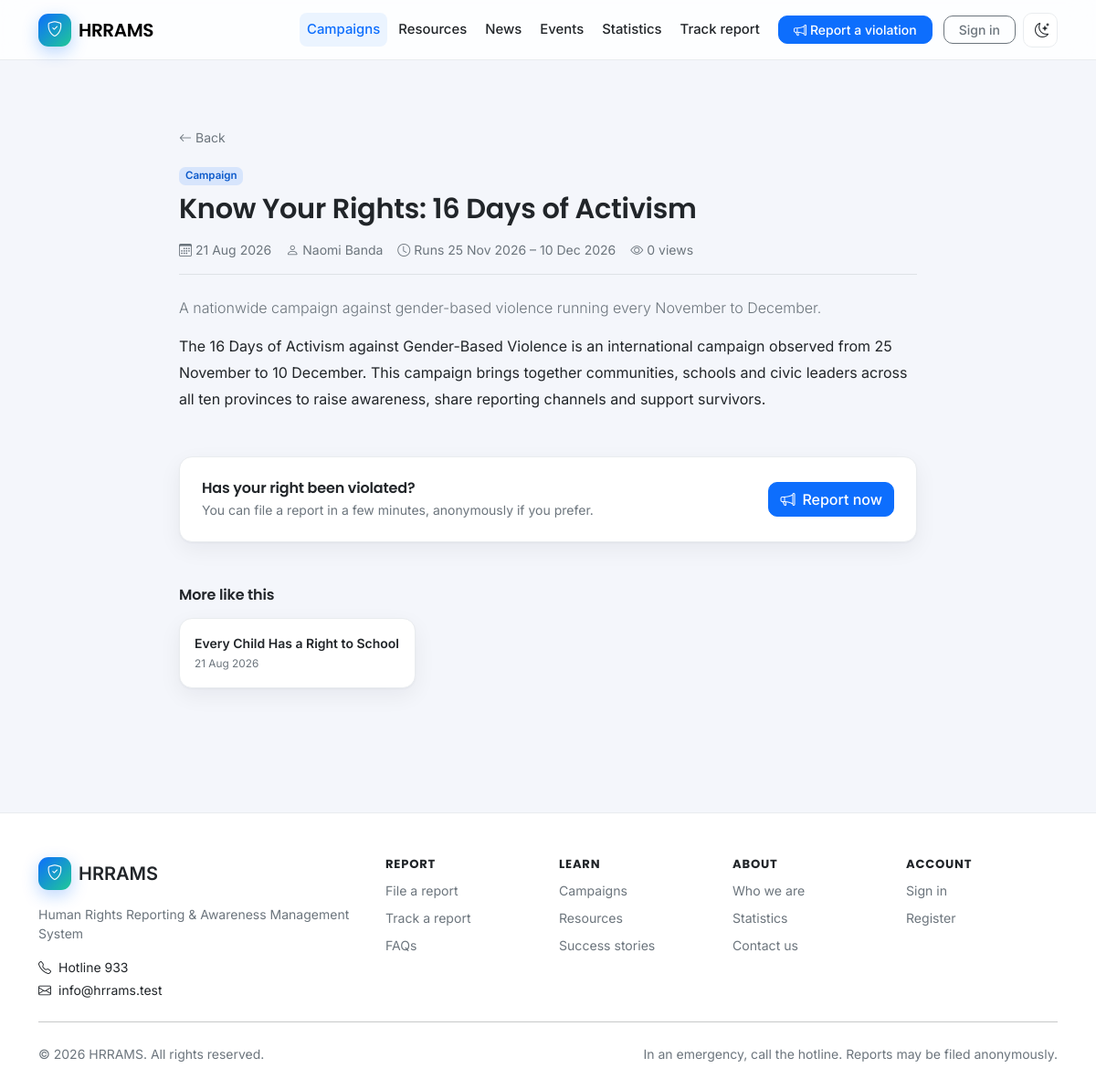
Screenshot of /campaigns/know-your-rights-16-days with the database file from the repository.
### tables this page shows
CREATE TABLE awareness_campaigns (
  id            BIGINT UNSIGNED AUTO_INCREMENT PRIMARY KEY,
  title         VARCHAR(200) NOT NULL,
  slug          VARCHAR(220) NOT NULL,
  type          ENUM('campaign','news','article','success_story','newsletter') NOT NULL DEFAULT 'campaign',
  summary       VARCHAR(500) NULL,
  body          MEDIUMTEXT   NULL,
  cover_path    VARCHAR(255) NULL,
  status        ENUM('draft','published','archived') NOT NULL DEFAULT 'draft',
  starts_on     DATE         NULL,
  ends_on       DATE         NULL,
  views         INT UNSIGNED NOT NULL DEFAULT 0,
  published_at  DATETIME     NULL,
  created_at    DATETIME     NOT NULL DEFAULT CURRENT_TIMESTAMP,
  updated_at    DATETIME     NULL ON UPDATE CURRENT_TIMESTAMP,
  created_by    INT UNSIGNED NULL,
  updated_by    INT UNSIGNED NULL,
  deleted_at    DATETIME     NULL,
  UNIQUE KEY uq_camp_slug (slug),
  KEY idx_camp_status_type (status, type),
  CONSTRAINT fk_camp_by FOREIGN KEY (created_by) REFERENCES users(id) ON DELETE SET NULL
);

CREATE TABLE settings (
  id            INT UNSIGNED AUTO_INCREMENT PRIMARY KEY,
  skey          VARCHAR(100) NOT NULL,
  svalue        TEXT         NULL,
  stype         ENUM('string','int','bool','json') NOT NULL DEFAULT 'string',
  group_name    VARCHAR(60)  NOT NULL DEFAULT 'general',
  created_at    DATETIME     NOT NULL DEFAULT CURRENT_TIMESTAMP,
  updated_at    DATETIME     NULL ON UPDATE CURRENT_TIMESTAMP,
  updated_by    INT UNSIGNED NULL,
  deleted_at    DATETIME     NULL,
  UNIQUE KEY uq_settings_key (skey)
);

### app/Views/awareness/show.php (the view, shortened to what the rows shown need)
<section class="section">
  <div class="container" style="max-width:52rem">
    <a href="<?= e(url($item['type'] === 'news' ? 'news' : ($item['type'] === 'success_story' ? 'stories' : 'campaigns'))) ?>"
       class="small text-muted"><i class="bi bi-arrow-left me-1"></i>Back</a>
    <article class="mt-3">
      <span class="badge badge-soft bg-primary mb-2"><?= e(statusLabel((string)$item['type'])) ?></span>
      <h1 class="section-title fw-semibold mb-3"><?= e($item['title']) ?></h1>
      <div class="d-flex flex-wrap gap-3 text-muted small mb-4 pb-3 border-bottom">
        <span><i class="bi bi-calendar3 me-1"></i><?= e(d($item['published_at'] ?: $item['created_at'])) ?></span>
        <?php if ($item['author']): ?>
          <span><i class="bi bi-person me-1"></i><?= e($item['author']) ?></span>
        <?php endif; ?>
        <?php if ($item['starts_on']): ?>
          <span>
            <i class="bi bi-clock me-1"></i>Runs <?= e(d($item['starts_on'])) ?>
            <?= $item['ends_on'] ? ' – ' . e(d($item['ends_on'])) : '' ?>
          </span>
        <?php endif; ?>
        <span><i class="bi bi-eye me-1"></i><?= e(number_format((int)$item['views'])) ?> views</span>
      </div>
      <?php if ($item['summary']): ?>
        <p class="lead fs-6 text-muted"><?= e($item['summary']) ?></p>
      <?php endif; ?>
      <div class="mt-3" style="line-height:1.8">
        <?php if ($item['body']): ?>
          <?= safeHtml(nl2br(e($item['body']))) ?>
        <?php else: ?>
          <p class="text-muted small">No further detail has been published for this item.</p>
        <?php endif; ?>
      </div>
    </article>
    <div class="card p-4 mt-5">
      <div class="row g-3 align-items-center">
        <div class="col-md-8">
          <h2 class="h6 fw-semibold mb-1">Has your right been violated?</h2>
          <p class="text-muted small mb-0">
            You can file a report in a few minutes, anonymously if you prefer.
          </p>
        </div>
        <div class="col-md-4 text-md-end">
          <a href="<?= e(url('report')) ?>" class="btn btn-primary">
            <i class="bi bi-megaphone me-2"></i>Report now
          </a>
        </div>
      </div>
    </div>
    <?php if ($related !== []): ?>
      <h2 class="h6 fw-semibold mt-5 mb-3">More like this</h2>
      <div class="row g-3">
        <?php foreach ($related as $other): ?>
          <div class="col-md-4">
            <a class="card card-hover h-100 p-3 text-reset" href="<?= e(url('campaigns/' . $other['slug'])) ?>">
              <div class="fw-semibold small mb-1"><?= e(excerpt($other['title'], 54)) ?></div>
              <div class="text-muted fs-tiny"><?= e(d($other['published_at'] ?: $other['created_at'])) ?></div>
            </a>
          </div>
        <?php endforeach; ?>
      </div>
    <?php endif; ?>
  </div>
</section>

### app/Core/Router.php (shortened to what the rows shown need)
<?php
final class Router
{
    private array $routes = ['GET' => [], 'POST' => [], 'PUT' => [], 'PATCH' => [], 'DELETE' => []];
    private function add(string $method, string $pattern, array $handler, array $middleware): void
    {
        $this->routes[$method][] = [
            'pattern'    => '/' . trim($pattern, '/'),
            'handler'    => $handler,
            'middleware' => $middleware,
        ];
    }
    public function dispatch(): void
    {
        $method = Request::method();
        $path   = Request::path();
        foreach ($this->routes[$method] ?? [] as $route) {
            $params = $this->match($route['pattern'], $path);
            if ($params === null) {
                continue;
            }
            [$class, $action] = $route['handler'];
            (new $fqcn())->{$action}(...array_values($params));
            return;
        }
    }
    private function match(string $pattern, string $path): ?array
    {
        $pSeg = explode('/', trim($pattern, '/'));
        $uSeg = explode('/', trim($path, '/'));
        if (count($pSeg) !== count($uSeg)) {
            return null;
        }
        $params = [];
        foreach ($pSeg as $i => $segment) {
            if (str_starts_with($segment, '{') && str_ends_with($segment, '}')) {
                $params[trim($segment, '{}')] = $uSeg[$i];
                continue;
            }
            if ($segment !== $uSeg[$i]) {
                return null;
            }
        }
        return $params;
    }
}

### app/Views/layouts/public.php (shortened to what the rows shown need)
<?php
$siteName = (string)Setting::get('site_name', 'HRRAMS');
?>
<!doctype html>
<html lang="en" data-bs-theme="light">
<head>
<link href="https://cdn.jsdelivr.net/npm/bootstrap@5.3.3/dist/css/bootstrap.min.css" rel="stylesheet">
<link href="https://cdn.jsdelivr.net/npm/bootstrap-icons@1.11.3/font/bootstrap-icons.min.css" rel="stylesheet">
<link href="<?= e(asset('css/app.css')) ?>" rel="stylesheet">
</head>
<body class="site-public">
<nav class="navbar navbar-expand-lg site-nav sticky-top">
  <div class="container">
    <a class="navbar-brand d-flex align-items-center gap-2" href="<?= e(url('/')) ?>">
      <span class="brand-mark"><i class="bi bi-shield-check"></i></span>
      <span class="brand-text"><?= e($siteName) ?></span>
    </a>
    <div class="collapse navbar-collapse" id="nav">
      <ul class="navbar-nav ms-auto align-items-lg-center gap-lg-1">
        <li class="nav-item"><a class="nav-link<?= activeIf('campaigns') ?>" href="<?= e(url('campaigns')) ?>">Campaigns</a></li>
        <li class="nav-item"><a class="nav-link<?= activeIf('resources') ?>" href="<?= e(url('resources')) ?>">Resources</a></li>
        <li class="nav-item"><a class="nav-link<?= activeIf('news') ?>" href="<?= e(url('news')) ?>">News</a></li>
        <li class="nav-item"><a class="nav-link<?= activeIf('events') ?>" href="<?= e(url('events')) ?>">Events</a></li>
        <li class="nav-item"><a class="nav-link<?= activeIf('statistics') ?>" href="<?= e(url('statistics')) ?>">Statistics</a></li>
        <li class="nav-item"><a class="nav-link<?= activeIf('track') ?>" href="<?= e(url('track')) ?>">Track report</a></li>
        <li class="nav-item ms-lg-2">
          <a class="btn btn-primary btn-sm px-3" href="<?= e(url('report')) ?>">
            <i class="bi bi-megaphone me-1"></i>Report a violation
          </a>
        </li>
        <?php if (Auth::check()): ?>
          <li class="nav-item ms-lg-2">
            <a class="btn btn-outline-secondary btn-sm px-3" href="<?= e(url(Auth::homeRoute())) ?>">
              <i class="bi bi-speedometer2 me-1"></i>My area
            </a>
          </li>
        <?php else: ?>
          <li class="nav-item ms-lg-2">
            <a class="btn btn-outline-secondary btn-sm px-3" href="<?= e(url('login')) ?>">Sign in</a>
          </li>
        <?php endif; ?>
        <li class="nav-item ms-lg-1">
          <button class="btn btn-icon" type="button" id="themeToggle" aria-label="Toggle dark mode">
            <i class="bi bi-moon-stars"></i>
          </button>
        </li>
      </ul>
    </div>
  </div>
</nav>
<main id="main">
  <?= $content ?>
</main>
<footer class="site-footer">
  <div class="container">
    <div class="row g-4">
      <div class="col-lg-4">
        <div class="d-flex align-items-center gap-2 mb-3">
          <span class="brand-mark"><i class="bi bi-shield-check"></i></span>
          <span class="fw-semibold fs-5"><?= e($siteName) ?></span>
        </div>
        <p class="text-muted small mb-3"><?= e(Setting::get('site_tagline', '')) ?></p>
        <p class="small mb-1"><i class="bi bi-telephone me-2"></i>Hotline <?= e(Setting::get('hotline', '933')) ?></p>
        <p class="small mb-0"><i class="bi bi-envelope me-2"></i><?= e(Setting::get('contact_email', '')) ?></p>
      </div>
      <div class="col-6 col-lg-2">
        <h6 class="footer-title">Report</h6>
        <ul class="footer-links">
          <li><a href="<?= e(url('report')) ?>">File a report</a></li>
          <li><a href="<?= e(url('track')) ?>">Track a report</a></li>
          <li><a href="<?= e(url('faqs')) ?>">FAQs</a></li>
        </ul>
      </div>
      <div class="col-6 col-lg-2">
        <h6 class="footer-title">Learn</h6>
        <ul class="footer-links">
          <li><a href="<?= e(url('campaigns')) ?>">Campaigns</a></li>
          <li><a href="<?= e(url('resources')) ?>">Resources</a></li>
          <li><a href="<?= e(url('stories')) ?>">Success stories</a></li>
        </ul>
      </div>
      <div class="col-6 col-lg-2">
        <h6 class="footer-title">About</h6>
        <ul class="footer-links">
          <li><a href="<?= e(url('about')) ?>">Who we are</a></li>
          <li><a href="<?= e(url('statistics')) ?>">Statistics</a></li>
          <li><a href="<?= e(url('contact')) ?>">Contact us</a></li>
        </ul>
      </div>
      <div class="col-6 col-lg-2">
        <h6 class="footer-title">Account</h6>
        <ul class="footer-links">
          <li><a href="<?= e(url('login')) ?>">Sign in</a></li>
          <li><a href="<?= e(url('register')) ?>">Register</a></li>
        </ul>
      </div>
    </div>
    <hr class="my-4">
    <div class="d-flex flex-wrap justify-content-between gap-2 small text-muted">
      <span>&copy; <?= date('Y') ?> <?= e($siteName) ?>. All rights reserved.</span>
      <span>In an emergency, call the hotline. Reports may be filed anonymously.</span>
    </div>
  </div>
</footer>
</body>
</html>

### rows the page displays
awareness_campaigns: type "Campaign", title "Know Your Rights: 16 Days of Activism", published_at "21 Aug 2026", starts_on "25 Nov 2026", ends_on "10 Dec 2026", views "0", summary "A nationwide campaign against gender-based violence running every November to December.", body "The 16 Days of Activism against Gender-Based Violence is an international campaign observed from 25 November to 10 December. This campaign brings together communities, schools and civic leaders across all ten provinces to raise awareness, share reporting channels and support survivors."
awareness_campaigns: title "Every Child Has a Right to School", published_at "21 Aug 2026"
settings: svalue "Human Rights Reporting & Awareness Management System"
settings: svalue "933"
settings: svalue "info@hrrams.test"

### other values shown
$siteName "HRRAMS"
$item['author'] "Naomi Banda"
